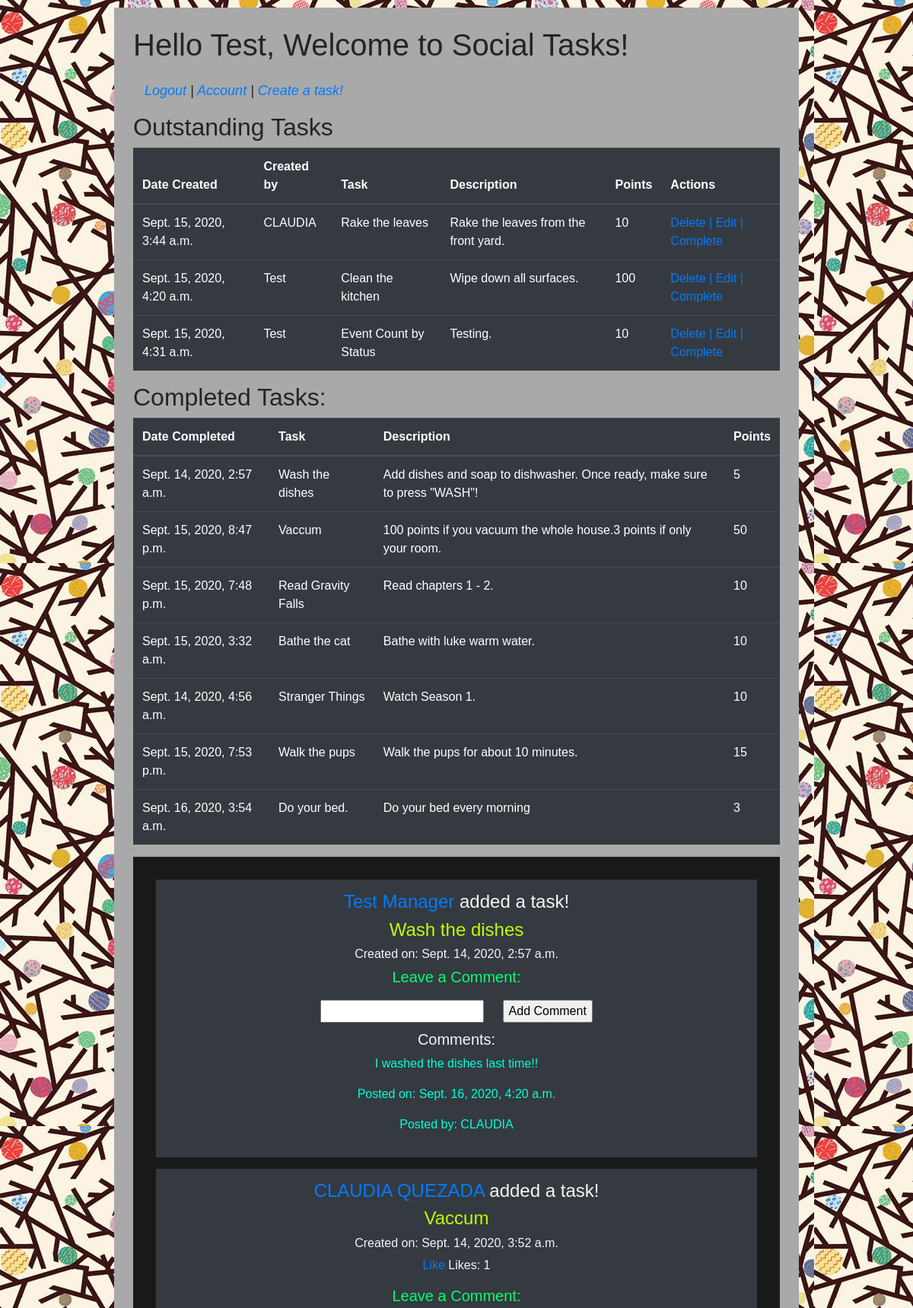
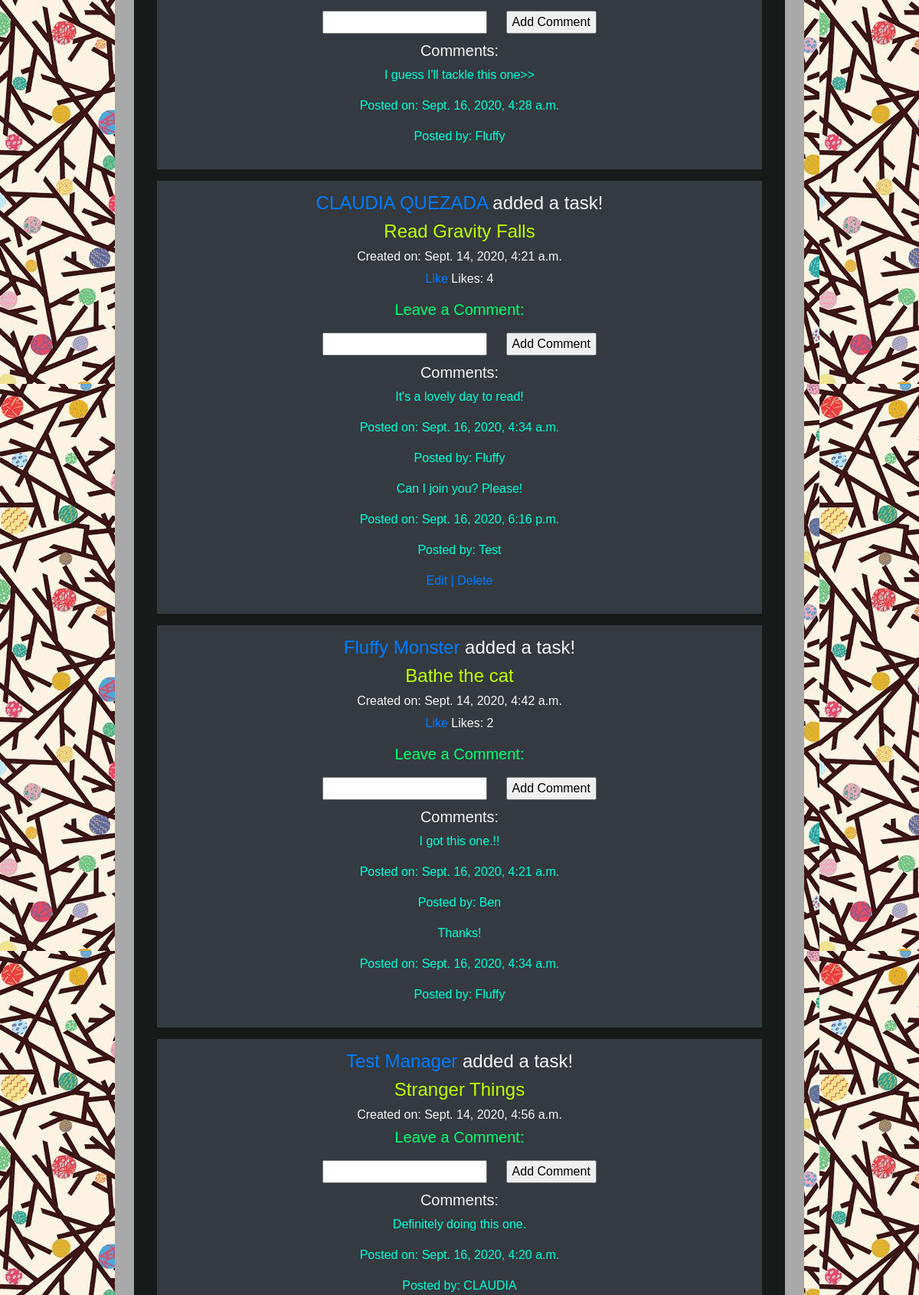
/tasks (signed in, upper part), run on the app's committed database (2 pictures, top to bottom).
### task_app/models.py (models this page shows)
class User(models.Model):
    first_name = models.CharField(max_length=100)
    last_name = models.CharField(max_length=100)
    email = models.CharField(max_length=100)
    password = models.CharField(max_length=100)
    created_at = models.DateTimeField(auto_now_add=True)
    updated_at = models.DateTimeField(auto_now=True)
    objects = UserManager()

class Task(models.Model):
    title = models.CharField(max_length=255)
    description = models.CharField(max_length=255)
    points = models.IntegerField()
    creator = models.ForeignKey(User, related_name="created_tasks", on_delete=models.CASCADE)
    completed_by = models.ManyToManyField(User, related_name="completed_tasks")
    likes = models.ManyToManyField(User, related_name="likes")
    created_at = models.DateTimeField(auto_now_add=True)
    updated_at = models.DateTimeField(auto_now=True)
    objects = TaskManager()

class Comment(models.Model):
    content = models.CharField(max_length=255)
    creator = models.ForeignKey(User, related_name='comments', on_delete=models.CASCADE)
    task = models.ForeignKey(Task, related_name='comments', on_delete=models.CASCADE)
    created_at = models.DateTimeField(auto_now_add=True)
    updated_at = models.DateTimeField(auto_now=True)

### task_app/views.py (the view)
# urls.py: path('tasks', views.tasks),
def tasks(request):
    if 'name' not in request.session:
        return redirect('/')
    else:
        context = {
            'all_tasks': Task.objects.all(),
        }
    return render(request, "tasks.html", context)

### task_app/templates/tasks.html (shortened to what this page needs)
<!DOCTYPE html>
<html lang="en">
<head>
    <link rel="stylesheet" href="https://stackpath.bootstrapcdn.com/bootstrap/4.5.2/css/bootstrap.min.css">
    {% load static %}
    <link rel="stylesheet" href="{% static 'style.css' %}">
</head>
<body>
    <div class="wrapper">
        <h1>Hello {{ request.session.name }}, Welcome to Social Tasks!</h1>
        <div class="header">
            <a href="/logout">Logout</a> |
            <a href="/account/{{ request.session.user_id }}">Account</a> |
            <a href="/tasks/new">Create a task!</a>
        </div>
        <h2>Outstanding Tasks</h2>
        <table class="table table-dark">
            <thead>
                <tr>
                    <th>Date Created</th>
                    <th>Created by</th>
                    <th>Task</th>
                    <th>Description</th>
                    <th>Points</th>
                    <th>Actions</th>
                </tr>
            </thead>
            <tbody>
            {% for task in all_tasks %}
                <tr>
                    {% if task.completed_by.count is 0 %}
                    <td>{{ task.created_at }}</td>
                    <td>{{ task.creator.first_name }}</td>
                    <td>{{ task.title }}</td>
                    <td>{{ task.description }}</td>
                    <td>{{ task.points }}</td>
                    <td>
                        <a href="/tasks/delete/{{ task.id }}"> Delete |</a><a href="/tasks/edit/{{ task.id }}"> Edit |</a>
                        <a href="/tasks/{{ task.id }}"> Complete</a>
                    </td>
                    {% endif %}
                </tr>
            {% endfor %}
            </tbody>
        </table>
        <table class="table table-dark">
            <h2>Completed Tasks:</h2>
            <thead class="table table-dark">
                <tr>
                    <th>Date Completed</th>
                    <th>Task</th>
                    <th>Description</th>
                    <th>Points</th>
                </tr>
            </thead>
            <tbody>
            {% for task in all_tasks %}
                <tr>
                    {% if task.completed_by.count > 0 %}
                    <td>{{ task.updated_at }}</td>
                    <td>{{ task.title }}</td>
                    <td>{{ task.description }}</td>
                    <td>{{ task.points }}</td>
                    {% endif %}
                </tr>
            {% endfor %}
            </tbody>
        </table>
        <div id='messages'>
            {% for task in all_tasks %}
            <div class="message">
                <h4><a href="/profile/{{task.creator.id}}">{{task.creator.first_name}} {{task.creator.last_name}}</a> added a task!</h4>
                <h4 style="color:rgb(191, 255, 0)";>{{task.title}}</h4>
                <h6>Created on: {{task.created_at}}</h5>
                {% if request.session.user_id != task.creator.id %}
                <p><a href="/like/{{task.id}}">Like</a> Likes: {{task.likes.count}}</p>
                {% endif %}
                <div class="comment">
                    <h5 style="color:rgb(0, 255, 115)";>Leave a Comment:</h5>
                    <form action="/add_comment/{{task.id}}" method="POST">
                    <input type="text" name="content">
                    <input type="submit" value="Add Comment">
                    </form>
                    <h5>Comments:</h5>
                    {% for one_comm in task.comments.all %}
                    <p style="color:rgb(0, 255, 217)";>{{one_comm.content}}</p>
                    <p style="color:rgb(0, 255, 217)";>Posted on: {{one_comm.created_at}}</p>
                    <p style="color:rgb(0, 255, 217)";>Posted by: {{ one_comm.creator.first_name }}</p>
                    {% if request.session.user_id == one_comm.creator.id %}
                    <p><a href="/comm_edit/{{one_comm.id}}">Edit </a><a href="/comm_delete/{{one_comm.id}}"> | Delete</a></p>
                    {% endif %}
                    {% endfor %}
                </div>
            </div>
            {% endfor %}
        </div>
    </div>
</body>
</html>

### task_app/static/style.css (style rules this page uses)
* { font-family: 'Lucida Sans', 'Lucida Sans Regular', 'Lucida Grande', 'Lucida Sans Unicode', Geneva, Verdana, sans-serif; }
.wrapper { font-family: sans-serif; margin: 10px auto; width: 900px; padding: 25px; background-color: darkgray; }
.header { text-decoration-color: rgb(22, 22, 21); font-style: oblique; font-weight: 400; font-size: large; font: outline; font-stretch: expanded; padding: 15px; background-color: darkgray; }
body { background-image: url("tree.png"); background-color: #45969a; }
input { margin: 10px; }
#messages { background-color: rgb(24, 26, 25); padding: 15px; color: whitesmoke; }
.message { background-color:#343a40; text-align: center; margin: 15px; padding: 15px; }

### data on the page
User: session.name "Test"
Task: created_at "Sept. 15, 2020, 3:44 a.m.", creator.first_name "CLAUDIA", title "Rake the leaves", description "Rake the leaves from the front yard.", points "10"
Task: created_at "Sept. 15, 2020, 4:20 a.m.", creator.first_name "Test", title "Clean the kitchen", description "Wipe down all surfaces.", points "100"
Task: created_at "Sept. 15, 2020, 4:31 a.m.", creator.first_name "Test", title "Event Count by Status", description "Testing.", points "10"
Task: updated_at "Sept. 14, 2020, 2:57 a.m.", title "Wash the dishes", description "Add dishes and soap to dishwasher. Once ready, make sure to press \"WASH\"!", points "5", creator.first_name "Test", creator.last_name "Manager", created_at "Sept. 14, 2020, 2:57 a.m."
Task: updated_at "Sept. 15, 2020, 8:47 p.m.", title "Vaccum", description "100 points if you vacuum the whole house.3 points if only your room.", points "50", creator.first_name "CLAUDIA", creator.last_name "QUEZADA", created_at "Sept. 14, 2020, 3:52 a.m.", likes.count "1"
Task: updated_at "Sept. 15, 2020, 7:48 p.m.", title "Read Gravity Falls", description "Read chapters 1 - 2.", points "10", creator.first_name "CLAUDIA", creator.last_name "QUEZADA", created_at "Sept. 14, 2020, 4:21 a.m.", likes.count "4"
Task: updated_at "Sept. 15, 2020, 3:32 a.m.", title "Bathe the cat", description "Bathe with luke warm water.", points "10", creator.first_name "Fluffy", creator.last_name "Monster", created_at "Sept. 14, 2020, 4:42 a.m.", likes.count "2"
Task: updated_at "Sept. 14, 2020, 4:56 a.m.", title "Stranger Things", description "Watch Season 1.", points "10", creator.first_name "Test", creator.last_name "Manager", created_at "Sept. 14, 2020, 4:56 a.m."
Task: updated_at "Sept. 15, 2020, 7:53 p.m.", title "Walk the pups", description "Walk the pups for about 10 minutes.", points "15"
Task: updated_at "Sept. 16, 2020, 3:54 a.m.", title "Do your bed.", description "Do your bed every morning", points "3"
Comment: content "I washed the dishes last time!!", created_at "Sept. 16, 2020, 4:20 a.m.", creator.first_name "CLAUDIA"
Comment: content "I guess I'll tackle this one>>", created_at "Sept. 16, 2020, 4:28 a.m.", creator.first_name "Fluffy"
Comment: content "It's a lovely day to read!", created_at "Sept. 16, 2020, 4:34 a.m.", creator.first_name "Fluffy"
Comment: content "Can I join you? Please!", created_at "Sept. 16, 2020, 6:16 p.m.", creator.first_name "Test"
Comment: content "I got this one.!!", created_at "Sept. 16, 2020, 4:21 a.m.", creator.first_name "Ben"
Comment: content "Thanks!", created_at "Sept. 16, 2020, 4:34 a.m.", creator.first_name "Fluffy"
Comment: content "Definitely doing this one.", created_at "Sept. 16, 2020, 4:20 a.m.", creator.first_name "CLAUDIA"
